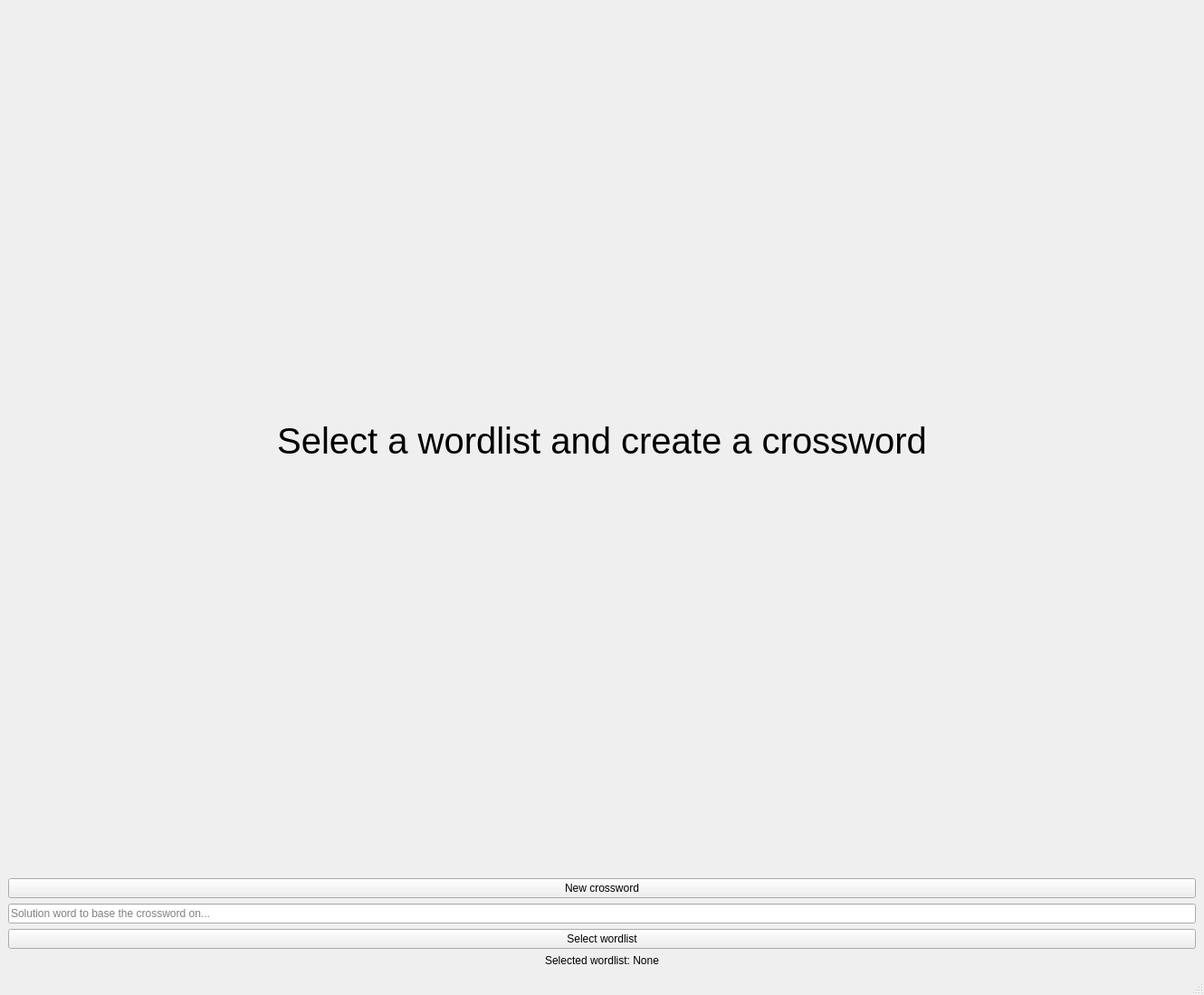
<?xml version="1.0" encoding="UTF-8"?>
<ui version="4.0">
 <class>MainWindow</class>
 <widget class="QMainWindow" name="MainWindow">
  <property name="geometry">
   <rect>
    <x>0</x>
    <y>0</y>
    <width>1330</width>
    <height>1099</height>
   </rect>
  </property>
  <property name="windowTitle">
   <string>Crossword</string>
  </property>
  <widget class="QWidget" name="centralwidget">
   <layout class="QVBoxLayout" name="verticalLayout">
    <item>
     <layout class="QVBoxLayout" name="verticalLayout_2">
      <item>
       <widget class="QStackedWidget" name="crossword_pages">
        <property name="currentIndex">
         <number>0</number>
        </property>
        <widget class="QWidget" name="page">
         <layout class="QVBoxLayout" name="verticalLayout_4">
          <item>
           <widget class="QLabel" name="no_crossword_label">
            <property name="font">
             <font>
              <pointsize>30</pointsize>
             </font>
            </property>
            <property name="text">
             <string>Select a wordlist and create a crossword</string>
            </property>
            <property name="alignment">
             <set>Qt::AlignCenter</set>
            </property>
           </widget>
          </item>
         </layout>
        </widget>
        <widget class="QWidget" name="page_2">
         <property name="enabled">
          <bool>true</bool>
         </property>
         <layout class="QVBoxLayout" name="verticalLayout_3">
          <item>
           <widget class="QLabel" name="title">
            <property name="text">
             <string>Crossword based on wordlist &lt;wordlist&gt;</string>
            </property>
            <property name="alignment">
             <set>Qt::AlignCenter</set>
            </property>
           </widget>
          </item>
          <item>
           <widget class="CrosswordTable" name="crossword">
            <property name="enabled">
             <bool>true</bool>
            </property>
            <property name="font">
             <font>
              <family>Monospace</family>
              <pointsize>30</pointsize>
             </font>
            </property>
            <property name="layoutDirection">
             <enum>Qt::LeftToRight</enum>
            </property>
            <property name="styleSheet">
             <string notr="true"/>
            </property>
            <property name="editTriggers">
             <set>QAbstractItemView::NoEditTriggers</set>
            </property>
            <property name="wordWrap">
             <bool>false</bool>
            </property>
            <property name="rowCount">
             <number>10</number>
            </property>
            <property name="columnCount">
             <number>21</number>
            </property>
            <attribute name="horizontalHeaderVisible">
             <bool>false</bool>
            </attribute>
            <attribute name="horizontalHeaderDefaultSectionSize">
             <number>40</number>
            </attribute>
            <attribute name="horizontalHeaderHighlightSections">
             <bool>true</bool>
            </attribute>
            <attribute name="verticalHeaderDefaultSectionSize">
             <number>52</number>
            </attribute>
            <row/>
            <row/>
            <row/>
            <row/>
            <row/>
            <row/>
            <row/>
            <row/>
            <row/>
            <row/>
            <column/>
            <column/>
            <column/>
            <column/>
            <column/>
            <column/>
            <column/>
            <column/>
            <column/>
            <column/>
            <column/>
            <column/>
            <column/>
            <column/>
            <column/>
            <column/>
            <column/>
            <column/>
            <column/>
            <column/>
            <column/>
            <item row="0" column="0">
             <property name="text">
              <string/>
             </property>
            </item>
            <item row="1" column="0">
             <property name="text">
              <string/>
             </property>
            </item>
            <item row="2" column="0">
             <property name="text">
              <string/>
             </property>
            </item>
           </widget>
          </item>
          <item>
           <widget class="QListWidget" name="definitions">
            <property name="sizePolicy">
             <sizepolicy hsizetype="Expanding" vsizetype="Expanding">
              <horstretch>0</horstretch>
              <verstretch>0</verstretch>
             </sizepolicy>
            </property>
            <property name="font">
             <font>
              <family>Monospace</family>
              <pointsize>16</pointsize>
             </font>
            </property>
            <property name="editTriggers">
             <set>QAbstractItemView::NoEditTriggers</set>
            </property>
           </widget>
          </item>
          <item>
           <widget class="QPushButton" name="check_answer_button">
            <property name="text">
             <string>Check your answer</string>
            </property>
           </widget>
          </item>
         </layout>
        </widget>
       </widget>
      </item>
     </layout>
    </item>
    <item>
     <widget class="QPushButton" name="generate_button">
      <property name="text">
       <string>New crossword</string>
      </property>
     </widget>
    </item>
    <item>
     <widget class="QLineEdit" name="solution_input">
      <property name="placeholderText">
       <string>Solution word to base the crossword on...</string>
      </property>
     </widget>
    </item>
    <item>
     <widget class="QPushButton" name="select_wordlist_button">
      <property name="text">
       <string>Select wordlist</string>
      </property>
     </widget>
    </item>
    <item>
     <widget class="QLabel" name="selected_wordlist_label">
      <property name="text">
       <string>Selected wordlist: None</string>
      </property>
      <property name="alignment">
       <set>Qt::AlignCenter</set>
      </property>
     </widget>
    </item>
   </layout>
  </widget>
  <widget class="QStatusBar" name="statusbar"/>
 </widget>
 <customwidgets>
  <customwidget>
   <class>CrosswordTable</class>
   <extends>QTableWidget</extends>
   <header>crossword_table.h</header>
  </customwidget>
 </customwidgets>
 <resources/>
 <connections/>
</ui>
